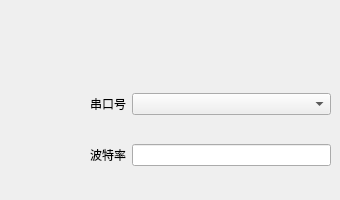
            <widget class="QWidget" name="pagecom">
             <widget class="QWidget" name="gridLayoutWidget">
              <property name="geometry">
               <rect>
                <x>90</x>
                <y>70</y>
                <width>241</width>
                <height>121</height>
               </rect>
              </property>
              <layout class="QGridLayout" name="gridLayout_3">
               <item row="0" column="0">
                <widget class="QLabel" name="labPortName_2">
                 <property name="text">
                  <string>串口号</string>
                 </property>
                </widget>
               </item>
               <item row="1" column="0">
                <widget class="QLabel" name="labBaudRate_2">
                 <property name="text">
                  <string>波特率</string>
                 </property>
                </widget>
               </item>
               <item row="0" column="1">
                <widget class="QComboBox" name="systemSettingComName">
                 <property name="sizePolicy">
                  <sizepolicy hsizetype="Preferred" vsizetype="Fixed">
                   <horstretch>1</horstretch>
                   <verstretch>0</verstretch>
                  </sizepolicy>
                 </property>
                </widget>
               </item>
               <item row="1" column="1">
                <widget class="QLineEdit" name="systemSettingComBond"/>
               </item>
              </layout>
             </widget>
            </widget>
